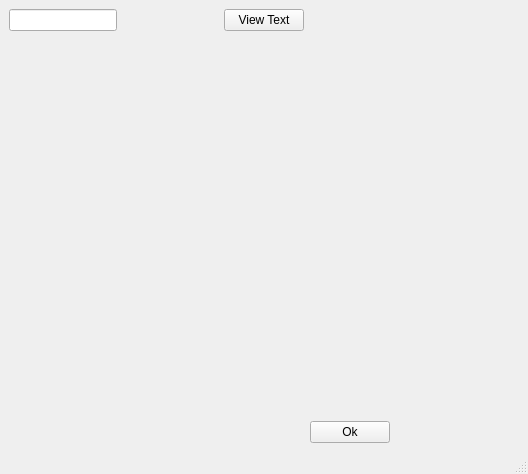
<?xml version="1.0" encoding="UTF-8"?>
<ui version="4.0">
 <class>mainMainWindow</class>
 <widget class="QMainWindow" name="mainMainWindow">
  <property name="geometry">
   <rect>
    <x>0</x>
    <y>0</y>
    <width>528</width>
    <height>474</height>
   </rect>
  </property>
  <property name="windowTitle">
   <string>MainWindow</string>
  </property>
  <widget class="QWidget" name="centralwidget">
   <layout class="QGridLayout" name="gridLayout">
    <item row="0" column="3">
     <spacer name="horizontalSpacer_2">
      <property name="orientation">
       <enum>Qt::Orientation::Horizontal</enum>
      </property>
      <property name="sizeHint" stdset="0">
       <size>
        <width>40</width>
        <height>20</height>
       </size>
      </property>
     </spacer>
    </item>
    <item row="1" column="3">
     <spacer name="verticalSpacer">
      <property name="orientation">
       <enum>Qt::Orientation::Vertical</enum>
      </property>
      <property name="sizeHint" stdset="0">
       <size>
        <width>20</width>
        <height>40</height>
       </size>
      </property>
     </spacer>
    </item>
    <item row="1" column="0">
     <spacer name="horizontalSpacer">
      <property name="orientation">
       <enum>Qt::Orientation::Horizontal</enum>
      </property>
      <property name="sizeHint" stdset="0">
       <size>
        <width>40</width>
        <height>20</height>
       </size>
      </property>
     </spacer>
    </item>
    <item row="0" column="0">
     <widget class="QLineEdit" name="textLineEdit">
      <property name="sizePolicy">
       <sizepolicy hsizetype="Fixed" vsizetype="Fixed">
        <horstretch>0</horstretch>
        <verstretch>0</verstretch>
       </sizepolicy>
      </property>
     </widget>
    </item>
    <item row="2" column="3">
     <widget class="QPushButton" name="okPushButton">
      <property name="sizePolicy">
       <sizepolicy hsizetype="Fixed" vsizetype="Fixed">
        <horstretch>0</horstretch>
        <verstretch>0</verstretch>
       </sizepolicy>
      </property>
      <property name="text">
       <string>Ok</string>
      </property>
      <property name="flat">
       <bool>false</bool>
      </property>
     </widget>
    </item>
    <item row="0" column="1">
     <widget class="QPushButton" name="viewTextPushButton">
      <property name="sizePolicy">
       <sizepolicy hsizetype="Fixed" vsizetype="Fixed">
        <horstretch>0</horstretch>
        <verstretch>0</verstretch>
       </sizepolicy>
      </property>
      <property name="text">
       <string>View Text</string>
      </property>
     </widget>
    </item>
   </layout>
  </widget>
  <widget class="QMenuBar" name="menubar">
   <property name="geometry">
    <rect>
     <x>0</x>
     <y>0</y>
     <width>528</width>
     <height>37</height>
    </rect>
   </property>
  </widget>
  <widget class="QStatusBar" name="statusbar"/>
 </widget>
 <resources/>
 <connections>
  <connection>
   <sender>okPushButton</sender>
   <signal>clicked()</signal>
   <receiver>mainMainWindow</receiver>
   <slot>close()</slot>
   <hints>
    <hint type="sourcelabel">
     <x>286</x>
     <y>426</y>
    </hint>
    <hint type="destinationlabel">
     <x>399</x>
     <y>299</y>
    </hint>
   </hints>
  </connection>
 </connections>
</ui>
